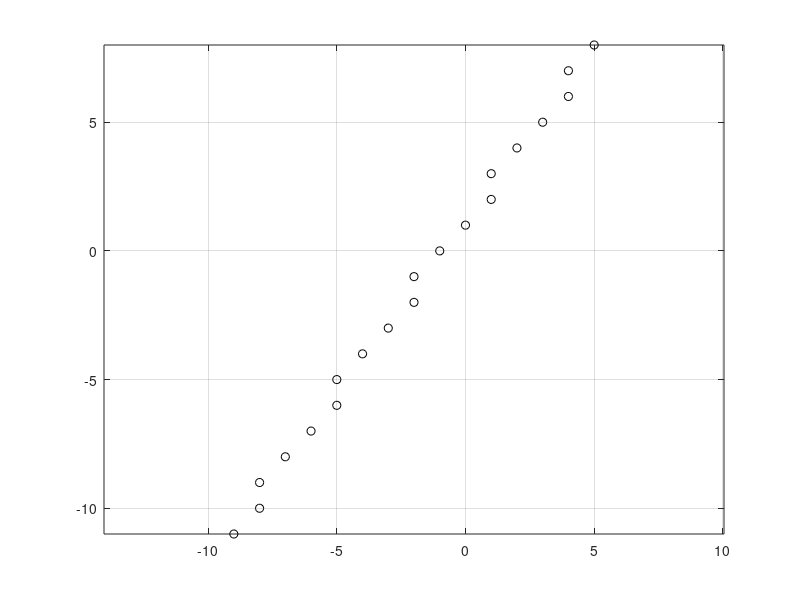

The MATLAB source for this figure:

function midpointAlgo()
%midpPointLine(5, 8, 9, 21);
midpPointLine(5, 8, -9, -11);
end

function midpPointLine(x0, y0, x1, y1)

%% checking for which octant
oct = whichOctant(x0, y0, x1, y1);

%% Necessary modifications for octant 2 and 6

if (oct == 2)
    [x0, y0] = swap(x0, y0);
    [x1, y1] = swap(x1, y1);
    
elseif (oct == 6)
    x1 = -x1;
    y1 = -y1;
    x0 = -x0;
    y0 = -y0;
    [x0, y0] = swap(x0, y0);
    [x1, y1] = swap(x1, y1);
end

%% Initialization

x = x0;
y = y0;

dx = x1-x0;
disp(dx);
dy = y1-y0;
disp(dy);
d = 2*dy-dx;
disp(d);
dE = 2*dy;
dNE = 2*(dy-dx);
disp(dNE);

%% Plotting according to octant
[xp, yp] = linePoints(oct, x, y);
plot(xp, yp, 'ok');
%%
hold on;
disp('d  x  y');
disp('--------')
disp(num2str([d xp yp]));

while (x<x1)
    if d<=0
        d = d+dE;
    else
        y = y+1;
        d = d+dNE;
    end
    x=x+1;
    [xp, yp] = linePoints(oct, x, y);
    plot(xp, yp, 'ok');
    hold on;
    disp(num2str([d xp yp]));
end

grid on;
axis equal;
end

%% Swap (x,y)
function [a, b] = swap(a, b)
temp=a;
a=b;
b=temp;
end


%% Which octant?
function oct = whichOctant(x0, y0, x1, y1)
oct = -1;

m = (y1-y0)/(x1-x0);

if (m>=0 && m<=1 && x0<x1)
    oct = 1;
elseif (m>1 && y0<y1)
    oct = 2;
elseif (m<-1 && y0<y1)
    oct = 3;
elseif (m<=0 && m>=-1 && x1<x0)
    oct = 4;
elseif (m>0 && m<=1 && x1<x0)
    oct = 5;
elseif (m>1 && y1<y0)
    oct = 6;
elseif (m<-1 && y1<y0)
    oct = 7;
elseif (m<0 && m>=-1 && x0<x1)
    oct = 8;
else
    oct = 1;
end

end


%% Plot accordingly
function [xp, yp] = linePoints(oct, x, y)

if (oct == 2)
    xp=y;
    yp=x;
elseif (oct== 3)
    xp=y;
    yp=-x;
elseif (oct== 4)
    xp=-x;
    yp=y;
    plot(-x, y, 'ok');
elseif (oct== 5)
    xp=-x;
    yp=-y;
elseif (oct== 6)
    xp=-y;
    yp=-x;
elseif (oct== 7)
    xp=-y;
    yp=x;
elseif (oct== 8)
    xp=x;
    yp=-y;
else
    xp=x;
    yp=y;
end

end
